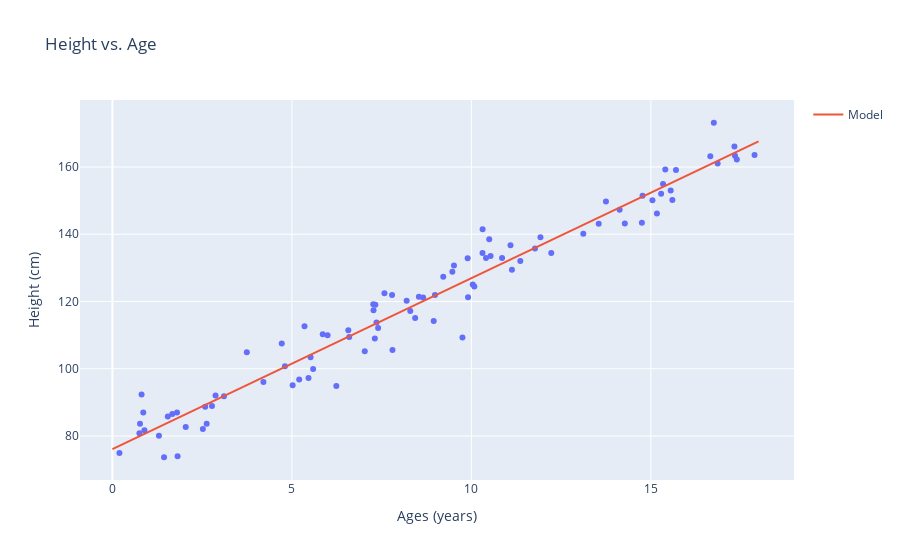

The notebook cell saved with this chart:
### Code cell
x_new = np.array(list(range(19))).reshape(19, 1)
preds = model.predict(x_new)

fig = px.scatter(data_frame=data, x="Age", y="Height_cm", 
                title="Height vs. Age", 
                labels={'Age':'Ages (years)', 'Height_cm':'Height (cm)'})

fig.add_trace(go.Scatter(x=x_new.reshape(19), y=preds, mode='lines', name='Model'))
fig.write_image('base-pic.svg', width=800)
fig.show()
